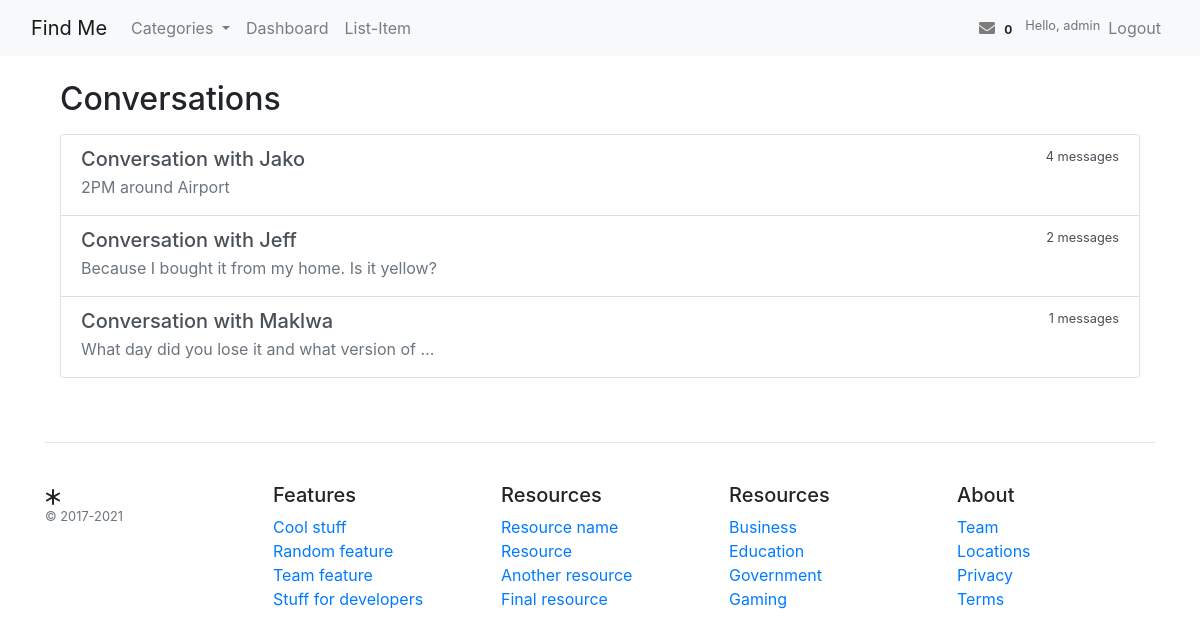
/messaging/conversations/ (signed in), run on the app's committed database.
### messaging/models.py (models this page shows, shortened)
class Conversation(models.Model):
    participants = models.ManyToManyField(settings.AUTH_USER_MODEL, related_name="conversations")
    objects = ConversationManager()

class Message(models.Model):
    conversation = models.ForeignKey(Conversation, related_name="messages", on_delete=models.CASCADE)
    sender = models.ForeignKey(settings.AUTH_USER_MODEL, on_delete=models.CASCADE, related_name="sent_messages")
    content = models.TextField()
    timestamp = models.DateTimeField(auto_now_add=True)
    is_read = models.BooleanField(default=False)

### messaging/views.py (the view)
# urls.py: path('conversations/', views.ConversationListView.as_view(), name='conversation_list'),
class ConversationListView(LoginRequiredMixin, ListView):
    model = Conversation
    context_object_name = 'conversations'
    template_name = 'messaging/conversation_list.html'
    def get_queryset(self):
        return self.request.user.conversations.all().distinct()

### messaging/context_processors.py (called while the page is built)
def message_count(request):
    if request.user.is_authenticated:
        unread_count = Message.objects.filter(conversation__participants=request.user, is_read=False).exclude(sender=request.user).count()
        return {'messages_count': unread_count}
    return {'messages_count': 0}

### templates/messaging/conversation_list.html
{% extends '../base.html' %}
{% block content %}
<div class="container mt-4">
    <h2 class="mb-3">Conversations</h2>
    <div class="list-group">
        {% for conversation in conversations %}
        <a href="{% url 'conversation_detail' pk=conversation.pk %}" class="list-group-item list-group-item-action flex-column align-items-start">
            <div class="d-flex w-100 justify-content-between">
                <h5 class="mb-1">Conversation with
                {% for participant in conversation.participants.all %}
                {% if participant != request.user %}
                {{ participant.username }}
                {% endif %}
                {% endfor %}
                </h5>
                <small>{{ conversation.messages.count }} messages</small>
            </div>
            <p class="mb-1 text-muted">{{ conversation.messages.last.content|truncatewords:10 }}</p>
        </a>
        {% empty %}
        <div class="list-group-item">You have no conversations.</div>
        {% endfor %}
    </div>
</div>
{% endblock %}

### templates/base.html (shortened to what this page needs)
<!DOCTYPE html>
<html lang="en">
<head>
    <link rel="stylesheet" href="https://stackpath.bootstrapcdn.com/bootstrap/4.5.2/css/bootstrap.min.css">
    <link href="https://cdnjs.cloudflare.com/ajax/libs/font-awesome/5.15.3/css/all.min.css" rel="stylesheet">
</head>
<body>
<nav class="navbar navbar-expand-lg navbar-light bg-light">
  <div class="container-fluid">
    <a class="navbar-brand" href="{% url 'home' %}">Find Me</a>
    <div class="collapse navbar-collapse" id="navbarNav">
      <ul class="navbar-nav me-auto mb-2 mb-lg-0">
        <li class="nav-item dropdown">
          <a class="nav-link dropdown-toggle" href="#" id="navbarDropdown" role="button" data-bs-toggle="dropdown" aria-expanded="false">
            Categories
          </a>
        </li>
        {% if user.is_authenticated %}
        <li class="nav-item">
          <a class="nav-link" href="{% url 'dashboard' %}">Dashboard</a>
        </li>
        <li class="nav-item">
          <a class="nav-link" href="{% url 'item-create' %}">List-Item</a>
        </li>
        {% endif %}
      </ul>
      <ul class="navbar-nav ml-auto">
        {% if user.is_authenticated %}
        <li class="nav-item">
          <a class="nav-link" href="{% url 'conversation_list' %}">
            <i class="fas fa-envelope"></i>
            {% if messages_count %}
            <span class="badge badge-danger">{{ messages_count }}</span>
            {% else %}
            <span class="badge badge-light">0</span>
            {% endif %}
          </a>
        </li>
        <li class="nav-item">
          <span class="navbar-text small text-muted">
            Hello, {{ user.username }}
          </span>
        </li>
        <li class="nav-item">
          <a class="nav-link" href="{% url 'logout' %}">Logout</a>
        </li>
        {% else %}
        <li class="nav-item">
          <a class="nav-link" href="{% url 'login' %}">Login</a>
        </li>
        {% endif %}
      </ul>
    </div>
  </div>
</nav>
<div class="container">
    {% block content %}
    {% endblock %}
</div>
<footer class="container py-5 footer">
    <hr>
    <div class="row pt-4">
      <div class="col-12 col-md">
        <small class="d-block mb-3 text-muted">&copy; 2017-2021</small>
      </div>
      <div class="col-6 col-md fs15">
        <h5>Features</h5>
        <ul class="list-unstyled">
          <li><a class="link-secondary text-decoration-none" href="#">Cool stuff</a></li>
          <li><a class="link-secondary text-decoration-none" href="#">Random feature</a></li>
          <li><a class="link-secondary text-decoration-none" href="#">Team feature</a></li>
          <li><a class="link-secondary text-decoration-none" href="#">Stuff for developers</a></li>
        </ul>
      </div>
      <div class="col-6 col-md fs15">
        <h5>Resources</h5>
        <ul class="list-unstyled">
          <li><a class="link-secondary text-decoration-none" href="#">Resource name</a></li>
          <li><a class="link-secondary text-decoration-none" href="#">Resource</a></li>
          <li><a class="link-secondary text-decoration-none" href="#">Another resource</a></li>
          <li><a class="link-secondary text-decoration-none" href="#">Final resource</a></li>
        </ul>
      </div>
      <div class="col-6 col-md fs15">
        <h5>Resources</h5>
        <ul class="list-unstyled">
          <li><a class="link-secondary text-decoration-none" href="#">Business</a></li>
          <li><a class="link-secondary text-decoration-none" href="#">Education</a></li>
          <li><a class="link-secondary text-decoration-none" href="#">Government</a></li>
          <li><a class="link-secondary text-decoration-none" href="#">Gaming</a></li>
        </ul>
      </div>
      <div class="col-6 col-md">
        <h5>About</h5>
        <ul class="list-unstyled">
          <li><a class="link-secondary text-decoration-none" href="#">Team</a></li>
          <li><a class="link-secondary text-decoration-none" href="#">Locations</a></li>
          <li><a class="link-secondary text-decoration-none" href="#">Privacy</a></li>
          <li><a class="link-secondary text-decoration-none" href="#">Terms</a></li>
        </ul>
      </div>
    </div>
  </footer>
</body>
</html>

### data on the page
Conversation: messages.count "4", messages.last.content "2PM around Airport"
Conversation: messages.count "2", messages.last.content "Because I bought it from my home. Is it yellow?"
Conversation: messages.count "1", messages.last.content "What day did you lose it and what version of …"

### other printed values
{{ user.username }} "admin"
{{ participant.username }} "Jako"
{{ participant.username }} "Jeff"
{{ participant.username }} "Maklwa"
